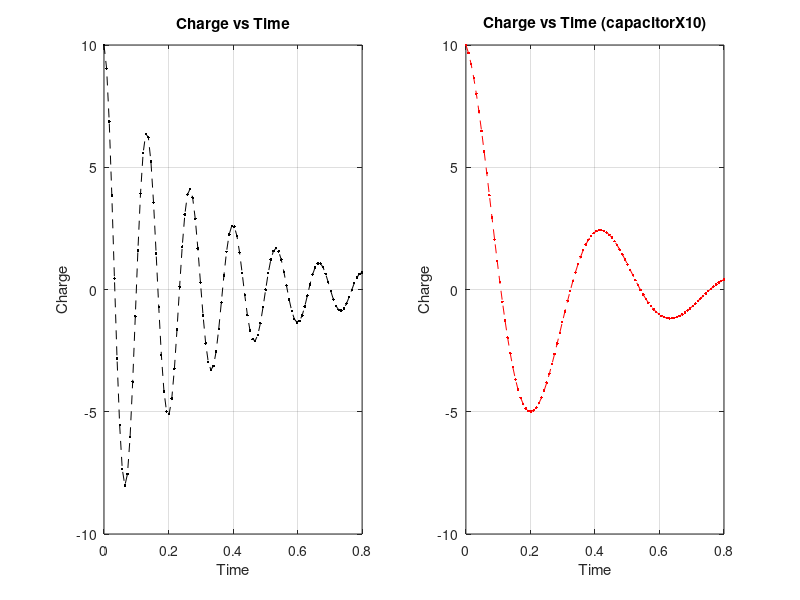

Source code (MATLAB):
%%Function creates two plots of charge vs time for a specific function. The
%%the first plot displays the charge vs time of with a given capacitance
%%and the second displays charge vs time with ten times the capacitance.

% Function parameters
q0 = 10;
R = 60;
L = 9;
C = 0.00005;

% Use linspace to create an array of 100 points between 0 and 0.8
t = linspace(0,0.8,100);

% Calculate the values of q
q = q0*exp((-R*t)/(2*L)).*cos(sqrt((1/(L*C))-(R/(2*L))^2)*t)

% Plot q vs t
subplot(1,2,1)
plot(t,q,'k.--')
grid
title('Charge vs Time')
xlabel('Time')
ylabel('Charge')
% Make the capacitor 10x bigger
c=0.0005
q2 = q0*exp((-R*t)/(2*L)).*cos(sqrt((1/(L*c))-((R/(2*L))^2))*t)

% Plot q2 vs t
subplot(1,2,2)
plot(t,q2,'r.--')
grid
title('Charge vs Time (capacitorX10)')
xlabel('Time')
ylabel('Charge')